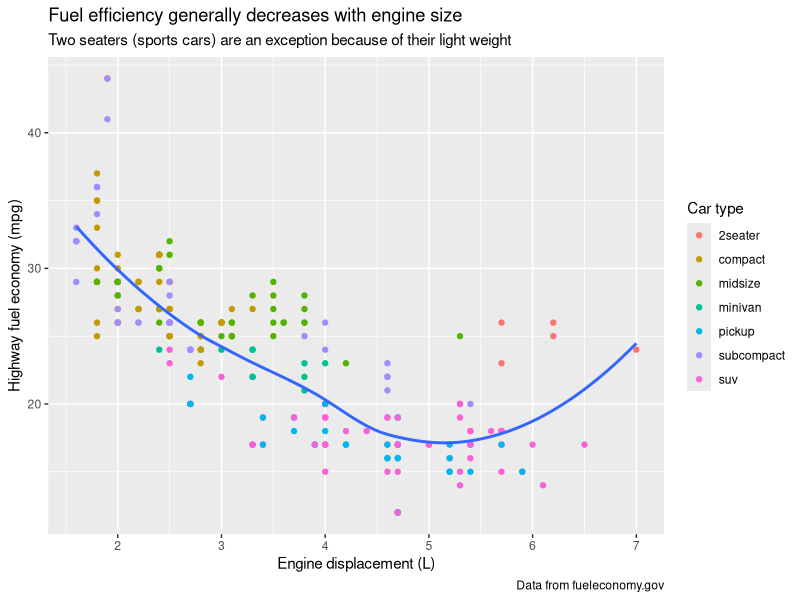
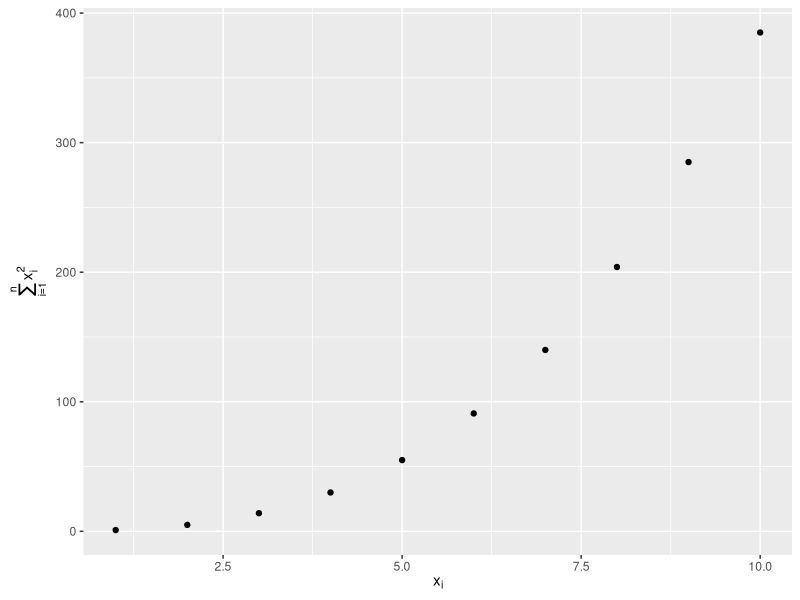

Here is the R script that generated these plots, in order: (Note: this script raises an error after producing the figures.)
## ---- chunk 1
# install.packages(c("patchwork","scales","ggthemes"))
## ---- chunk 2
#| label: setup
#| message: false
library(ggplot2)
library(tidyverse)
library(scales)
library(ggrepel)
library(patchwork)
library(ggthemes)
## ---- chunk 3
#| fig-alt: |
#|   Scatterplot of highway fuel efficiency versus engine size of cars, where
#|   points are colored according to the car class. A smooth curve following
#|   the trajectory of the relationship between highway fuel efficiency versus
#|   engine size of cars is overlaid. The x-axis is labelled "Engine
#|   displacement (L)" and the y-axis is labelled "Highway fuel economy (mpg)".
#|   The legend is labelled "Car type". The plot is titled "Fuel efficiency
#|   generally decreases with engine size". The subtitle is "Two seaters
#|   (sports cars) are an exception because of their light weight" and the
#|   caption is "Data from fueleconomy.gov".

ggplot(mpg, aes(x = displ, y = hwy)) +
  geom_point(aes(color = class)) +
  geom_smooth(se = FALSE) +
  labs(
    x = "Engine displacement (L)",
    y = "Highway fuel economy (mpg)",
    color = "Car type",
    title = "Fuel efficiency generally decreases with engine size",
    subtitle = "Two seaters (sports cars) are an exception because of their light weight",
    caption = "Data from fueleconomy.gov"
  )
## ---- chunk 4
#| fig-asp: 1
#| out-width: "50%"
#| fig-width: 3
#| fig-alt: |
#|   Scatterplot with math text on the x and y axis labels. X-axis label
#|   says x_i, y-axis label says sum of x_i  squared, for i from 1 to n.

df <- tibble(
  x = 1:10,
  y = cumsum(x^2)
)

ggplot(df, aes(x, y)) +
  geom_point() +
  labs(
    x = quote(x[i]),
    y = quote(sum(x[i]^2, i == 1, n))
  )
## ---- chunk 5
# Your code here
## ---- chunk 6
#| label: fuel-economy
#| echo: false
#| fig-cap: Scatterplot of highway versus city fuel efficiency.

knitr::include_graphics("images/fueleconomy.png")
## ---- chunk 7
# Your code here
## ---- chunk 8
# slice_head operates by group, so when n = 1 it means the size of the group
# case_when where the left hand side determines which values match this case and the right hand side provides the replacement value.

label_info <- mpg |>
  group_by(drv) |>
  arrange(desc(displ)) |>
  slice_head(n = 1) |>
  mutate(
    drive_type = case_when(
      drv == "f" ~ "front-wheel drive",
      drv == "r" ~ "rear-wheel drive",
      drv == "4" ~ "4-wheel drive"
    )
  ) |>
  select(displ, hwy, drv, drive_type)

label_info
## ---- chunk 9
#| fig-alt: |
#|   Scatterplot of highway mileage versus engine size where points are colored
#|   by drive type. Smooth curves for each drive type are overlaid.
#|   Text labels identify the curves as front-wheel, rear-wheel, and 4-wheel.

ggplot(mpg, aes(x = displ, y = hwy, color = drv)) +
  geom_point(alpha = 0.3) +
  geom_smooth(se = FALSE) +
  geom_text(
    data = label_info,
    aes(x = displ, y = hwy, label = drive_type),
    fontface = "bold", size = 5, hjust = "right", vjust = "top"
  ) +
  theme(legend.position = "none")
## ---- chunk 10
#| fig-alt: |
#|   Scatterplot of highway fuel efficiency versus engine size of cars, where
#|   points are colored according to the car class. Some points are labelled
#|   with the car's name. The labels are box with white, transparent background
#|   and positioned to not overlap.

ggplot(mpg, aes(x = displ, y = hwy, color = drv)) +
  geom_point(alpha = 0.3) +
  geom_smooth(se = FALSE) +
  geom_label_repel(
    data = label_info,
    aes(x = displ, y = hwy, label = drive_type),
    fontface = "bold",
    size = 5,
    nudge_y = 2
  ) +
  theme(legend.position = "none")
## ---- chunk 11
#| fig-alt: |
#|   Scatterplot of highway fuel efficiency versus engine size of cars. Points
#|   where highway mileage is above 40 as well as above 20 with engine size
#|   above 5 are red, with a hollow red circle, and labelled with model name
#|   of the car.

potential_outliers <- mpg |>
  filter(hwy > 40 | (hwy > 20 & displ > 5))

ggplot(mpg, aes(x = displ, y = hwy)) +
  geom_point() +
  geom_text_repel(data = potential_outliers, aes(label = model)) +
  geom_point(data = potential_outliers, color = "red") +
  geom_point(
    data = potential_outliers,
    color = "red",
    size = 3,
    shape = "circle open"
  )
## ---- chunk 12
trend_text <- "Larger engine sizes tend to have lower fuel economy." |> str_wrap(width = 30)

trend_text
## ---- chunk 13
#| fig-alt: |
#|   Scatterplot of highway fuel efficiency versus engine size of cars. A red
#|   arrow pointing down follows the trend of the points and the annotation
#|   placed next to the arrow reads "Larger engine sizes tend to have lower
#|   fuel economy". The arrow and the annotation text is red.

ggplot(mpg, aes(x = displ, y = hwy)) +
  geom_point() +
  annotate(
    geom = "label", x = 3.5, y = 38,
    label = trend_text,
    hjust = "left", color = "red"
  ) +
  annotate(
    geom = "segment",
    x = 3, y = 35, xend = 5, yend = 25, color = "red",
    arrow = arrow(type = "closed")
  )
## ---- chunk 14
# Your code here
## ---- chunk 15
#| fig-show: hide

ggplot(mpg, aes(displ, hwy)) +
  geom_point()
## ---- chunk 16
# Your code here
## ---- chunk 17
g <- ggplot(mpg, aes(displ, hwy)) +
  geom_point()
## ---- chunk 18
# Your code here
## ---- chunk 19
# Your code here
## ---- chunk 20
# Your code here
## ---- chunk 21
#| label: default-scales
#| fig-show: "hide"

ggplot(mpg, aes(x = displ, y = hwy)) +
  geom_point(aes(color = class))
## ---- chunk 22
#| fig-show: hide

ggplot(mpg, aes(x = displ, y = hwy)) +
  geom_point(aes(color = class)) +
  scale_x_continuous() +
  scale_y_continuous() +
  scale_color_discrete()
## ---- chunk 23
#| fig-alt: |
#|   Scatterplot of highway fuel efficiency versus engine size of cars,
#|   colored by drive. The y-axis has breaks starting at 15 and ending at 40,
#|   increasing by 5.

ggplot(mpg, aes(x = displ, y = hwy, color = drv)) +
  geom_point() +
  scale_y_continuous(breaks = seq(15, 40, by = 5))
## ---- chunk 24
#| fig-alt: |
#|   Scatterplot of highway fuel efficiency versus engine size of cars, colored
#|   by drive. The x and y-axes do not have any labels at the axis ticks.
#|   The legend has custom labels: 4-wheel, front, rear.

ggplot(mpg, aes(x = displ, y = hwy, color = drv)) +
  geom_point() +
  scale_x_continuous(labels = NULL) +
  scale_y_continuous(labels = NULL) +
  scale_color_discrete(labels = c("4" = "4-wheel", "f" = "front", "r" = "rear"))
## ---- chunk 25
#| fig-width: 4
#| fig-alt: |
#|   Two side-by-side box plots of price versus cut of diamonds. The outliers
#|   are transparent. On both plots the x-axis labels are formatted as dollars.
#|   The x-axis labels on the plot start at $0 and go to $15,000, increasing
#|   by $5,000. The x-axis labels on the right plot start at $1K and go to
#|   $19K, increasing by $6K.

ggplot(diamonds, aes(x = price, y = cut)) +
  geom_boxplot(alpha = 0.05) +
  scale_x_continuous(labels = label_dollar()) +
  ggplot(diamonds, aes(x = price, y = cut)) +
  geom_boxplot(alpha = 0.05) +
  scale_x_continuous(
    labels = label_dollar(scale = 1 / 1000, suffix = "K"),
    breaks = seq(1000, 19000, by = 6000)
  )
## ---- chunk 26
#| fig-alt: |
#|   Segmented bar plots of cut, filled with levels of clarity. The y-axis
#|   labels start at 0% and go to 100%, increasing by 25%. The y-axis label
#|   name is "Percentage".

ggplot(diamonds, aes(x = cut, fill = clarity)) +
  geom_bar(position = "fill") +
  scale_y_continuous(name = "Percentage", labels = label_percent())
## ---- chunk 27
#| fig-alt: |
#|   Line plot of id number of presidents versus the year they started their
#|   presidency. Start year is marked with a point and a segment that starts
#|   there and ends at the end of the presidency. The x-axis labels are
#|   formatted as two digit years starting with an apostrophe, e.g., '53.
#|
# here `id` is the ordinal number of the president, e.g. Trump is in the 12th row + 33 = 45th president
presidential |>
  mutate(id = 33 + row_number()) |>
  ggplot(aes(x = start, y = id)) +
  geom_point() +
  geom_segment(aes(xend = end, yend = id)) +
  scale_x_date(name = NULL, breaks = presidential$start, date_labels = "'%y")
## ---- chunk 28
#| fig-width: 10
#| fig-asp: 0.5
#| fig-alt: |
#|   Four scatterplots of highway fuel efficiency versus engine size of cars
#|   where points are colored based on class of car. Clockwise, the legend
#|   is placed on the right, left, top, and bottom of the plot.

base <- ggplot(mpg, aes(x = displ, y = hwy)) +
  geom_point(aes(color = class))

# the default  right, then left
base + theme(legend.position = "right") +
  base + theme(legend.position = "left")

# then top, then bottom
base +
  theme(legend.position = "top") +
  guides(color = guide_legend(nrow = 3)) +
  base +
  theme(legend.position = "bottom") +
  guides(color = guide_legend(nrow = 3))
## ---- chunk 29
#| fig-alt: |
#|   Scatterplot of highway fuel efficiency versus engine size of cars
#|   where points are colored based on class of car. Overlaid on the plot is a
#|   smooth curve. The legend is in the bottom and classes are listed
#|   horizontally in two rows. The points in the legend are larger than the points
#|   in the plot.

ggplot(mpg, aes(x = displ, y = hwy)) +
  geom_point(aes(color = class)) +
  geom_smooth(se = FALSE) +
  theme(legend.position = "bottom") +
  guides(color = guide_legend(nrow = 2, override.aes = list(size = 4)))
## ---- chunk 30
#| fig-width: 7
#| fig-alt: |
#|   Two plots of price versus carat of diamonds. Data binned and the color of
#|   the rectangles representing each bin based on the number of points that
#|   fall into that bin. In the second plot, price and carat values
#|   are logged and the axis labels shows the logged values.

# price vs. caret
ggplot(diamonds, aes(x = carat, y = price)) +
  geom_hex()

# log10 price vs log10 caret
ggplot(diamonds, aes(x = log10(carat), y = log10(price))) +
  geom_hex()
## ---- chunk 31
#| fig-alt: |
#|   Plot of price versus carat of diamonds. Data binned and the color of
#|   the rectangles representing each bin based on the number of points that
#|   fall into that bin. The axis labels are on the original data scale.

ggplot(diamonds, aes(x = carat, y = price)) +
  geom_hex() +
  scale_x_log10() +
  scale_y_log10()
## ---- chunk 32
#| fig-width: 8
#| fig-alt: |
#|   Two scatterplots of highway mileage versus engine size where points are
#|   colored by drive type. The first plot uses the default
#|   `ggplot2` color palette and the plot on the right uses a different color
#|   palette.

# default color palette
ggplot(mpg, aes(x = displ, y = hwy)) +
  geom_point(aes(color = drv))

# RColorBrewer palette
ggplot(mpg, aes(x = displ, y = hwy)) +
  geom_point(aes(color = drv)) +
  scale_color_brewer(palette = "Set1")
## ---- chunk 33
#| fig-alt: |
#|   Two scatterplots of highway mileage versus engine size where both color
#|   and shape of points are based on drive type. The color palette is not
#|   the default `ggplot2` palette.

ggplot(mpg, aes(x = displ, y = hwy)) +
  geom_point(aes(color = drv, shape = drv)) +
  scale_color_brewer(palette = "Dark2")
## ---- chunk 34
#| label: fig-brewer
#| echo: false
#| fig-cap: All colorBrewer scales.
#| fig-asp: 2.5
#| fig-alt: |
#|   All colorBrewer scales. One group goes from light to dark colors.
#|   Another group is a set of non ordinal colors. And the last group has
#|   diverging scales (from dark to light to dark again). Within each set
#|   there are a number of palettes.

par(mar = c(0, 3, 0, 0))
RColorBrewer::display.brewer.all()
## ---- chunk 35
#| fig-alt: |
#|   Line plot of id number of presidents versus the year they started their
#|   presidency. Start year is marked with a point and a segment that starts
#|   there and ends at the end of the presidency. Democratic presidents are
#|   represented in blue and Republicans in red.

presidential |>
  mutate(id = 33 + row_number()) |>
  ggplot(aes(x = start, y = id, color = party)) +
  geom_point() +
  geom_segment(aes(xend = end, yend = id)) +
  scale_color_manual(values = c(Republican = "#E81B23", Democratic = "#00AEF3"))
## ---- chunk 36
#| fig-width: 6
#| fig-alt: |
#|   Three plots.
#|   The first plot uses the default, continuous
#|   `ggplot2` scale. The second plot uses the viridis, continuous scale, and the
#|   third plot uses the viridis, binned scale.

df <- tibble(
  x = rnorm(10000),
  y = rnorm(10000)
)

ggplot(df, aes(x, y, fill = x)) +
  geom_point(shape = 24, size = 3) +
  labs(title = "Default, continuous", x = NULL, y = NULL)

ggplot(df, aes(x, y, fill = x)) +
  geom_point(shape = 24, size = 3) +
  scale_fill_viridis_c() +
  labs(title = "Viridis, continuous", x = NULL, y = NULL)

ggplot(df, aes(x, y, fill = x)) +
  geom_point(shape = 24, size = 3) +
  scale_fill_viridis_b()
labs(title = "Viridis, binned", x = NULL, y = NULL)
## ---- chunk 37
#| fig-width: 8
#| fig-alt: |
#|   On the left, scatterplot of highway mileage vs. displacement, with
#|   displacement. The smooth curve overlaid shows a decreasing, and then
#|   increasing trend, like a hockey stick. On the right, same variables
#|   are plotted with displacement ranging only from 5 to 6 and highway
#|   mileage ranging only from 10 to 25. The smooth curve overlaid shows a
#|   trend that's slightly increasing first and then decreasing.

# All data vs. subsetted data
ggplot(mpg, aes(x = displ, y = hwy)) +
  geom_point(aes(color = drv)) +
  geom_smooth() +
  mpg |>
  filter(displ >= 5 & displ <= 6 & hwy >= 10 & hwy <= 25) |>
  ggplot(aes(x = displ, y = hwy)) +
  geom_point(aes(color = drv)) +
  geom_smooth()
## ---- chunk 38
#| fig-alt: |
#|   On the left, scatterplot of highway mileage vs. displacement, with
#|   displacement ranging from 5 to 6 and highway mileage ranging from
#|   10 to 25. The smooth curve overlaid shows a trend that's slightly
#|   increasing first and then decreasing. On the right, same variables
#|   are plotted with the same limits, however the smooth curve overlaid
#|   shows a relatively flat trend with a slight increase at the end.

# Limiting scale (equivalent to subsetting) vs. zooming in on data
ggplot(mpg, aes(x = displ, y = hwy)) +
  geom_point(aes(color = drv)) +
  geom_smooth() +
  scale_x_continuous(limits = c(5, 6)) +
  scale_y_continuous(limits = c(10, 25)) +
  ggplot(mpg, aes(x = displ, y = hwy)) +
  geom_point(aes(color = drv)) +
  geom_smooth() +
  coord_cartesian(xlim = c(5, 6), ylim = c(10, 25))
## ---- chunk 39
#| fig-alt: |
#|   On the left, a scatterplot of highway mileage vs. displacement of SUVs.
#|   On the right, a scatterplot of the same variables for compact cars.
#|   Points are colored by drive type for both plots. Among SUVs more of
#|   the cars are 4-wheel drive and the others are rear-wheel drive, while
#|   among compact cars more of the cars are front-wheel drive and the others
#|   are 4-wheel drive. SUV plot shows a clear negative relationship
#|   between higway mileage and displacement while in the compact cars plot
#|   the relationship is much flatter.

suv <- mpg |> filter(class == "suv")
compact <- mpg |> filter(class == "compact")

# suv vs compact
ggplot(suv, aes(x = displ, y = hwy, color = drv)) +
  geom_point() +
  ggplot(compact, aes(x = displ, y = hwy, color = drv)) +
  geom_point()
## ---- chunk 40
#| fig-alt: |
#|   On the left, a scatterplot of highway mileage vs. displacement of SUVs.
#|   On the right, a scatterplot of the same variables for compact cars.
#|   Points are colored by drive type for both plots. Both plots are plotted
#|   on the same scale for highway mileage, displacement, and drive type,
#|   resulting in the legend showing all three types (front, rear, and 4-wheel
#|   drive) for both plots even though there are no front-wheel drive SUVs and
#|   no rear-wheel drive compact cars. Since the x and y scales are the same,
#|   and go well beyond minimum or maximum highway mileage and displacement,
#|   the points do not take up the entire plotting area.

x_scale <- scale_x_continuous(limits = range(mpg$displ))
y_scale <- scale_y_continuous(limits = range(mpg$hwy))
col_scale <- scale_color_discrete(limits = unique(mpg$drv))

# suv vs. compact on the same scale
ggplot(suv, aes(x = displ, y = hwy, color = drv)) +
  geom_point() +
  x_scale +
  y_scale +
  col_scale +
  ggplot(compact, aes(x = displ, y = hwy, color = drv)) +
  geom_point() +
  x_scale +
  y_scale +
  col_scale
## ---- chunk 41
#| fig-show: "hide"

df <- tibble(
  x = rnorm(10000),
  y = rnorm(10000)
)

ggplot(df) +
  geom_point(aes(x = x, y = y, fill = x)) +
  scale_fill_gradient(low = "yellow", high = "red")
## ---- chunk 42
# Your code here
## ---- chunk 43
#| fig-show: hide

ggplot(diamonds, aes(x = carat, y = price)) +
  geom_point(aes(color = cut), alpha = 1 / 20)
## ---- chunk 44
# Your code here
## ---- chunk 45
#| fig-alt: |
#|   Scatterplot of highway mileage vs. displacement of cars, colored by class
#|   of car. The plot background is white, with gray grid lines.

ggplot(mpg, aes(x = displ, y = hwy)) +
  geom_point(aes(color = class)) +
  geom_smooth(se = FALSE) +
  theme_classic()
## ---- chunk 46
#| label: fig-themes
#| echo: false
#| fig-cap: The eight themes built-in to `ggplot2`.
#| fig-alt: |
#|   Eight barplots created with `ggplot2`, each
#|   with one of the eight built-in themes:
#|   theme_bw() - White background with grid lines,
#|   theme_light() - Light axes and grid lines,
#|   theme_classic() - Classic theme, axes but no grid
#|   lines, theme_linedraw() - Only black lines,
#|   theme_dark() - Dark background for contrast,
#|   theme_minimal() - Minimal theme, no background,
#|   theme_gray() - Gray background (default theme),
#|   theme_void() - Empty theme, only geoms are visible.

knitr::include_graphics("images/visualization-themes.png")
## ---- chunk 47
#| fig-alt: |
#|   Scatterplot of highway fuel efficiency versus engine size of cars, colored
#|   by drive. The plot is titled 'Larger engine sizes tend to have lower fuel
#|   economy' with the caption pointing to the source of the data, fueleconomy.gov.
#|   The caption and title are left justified, the legend is inside of the plot
#|   with a black border.

ggplot(mpg, aes(x = displ, y = hwy, color = drv)) +
  geom_point() +
  labs(
    title = "Larger engine sizes tend to have lower fuel economy",
    caption = "Source: https://fueleconomy.gov."
  ) +
  theme(
    legend.position = c(0.6, 0.7),
    legend.direction = "horizontal",
    legend.box.background = element_rect(color = "black"),
    plot.title = element_text(face = "bold"),
    plot.title.position = "plot",
    plot.caption.position = "plot",
    plot.caption = element_text(hjust = 0)
  )
## ---- chunk 48
#| fig-show: hide

ggplot(mpg, aes(x = displ, y = hwy, color = drv)) +
  geom_point() +
  labs(
    title = "Larger engine sizes tend to have lower fuel economy",
    caption = "Source: https://fueleconomy.gov."
  )
## ---- chunk 49
# Your code here
## ---- chunk 50
# Your code here
## ---- chunk 51
#| fig-width: 6
#| fig-asp: 0.5
#| fig-alt: |
#|   Two plots (a scatterplot of highway mileage versus engine size and a
#|   side-by-side boxplots of highway mileage versus drive train) placed next
#|   to each other.

p1 <- ggplot(mpg, aes(x = displ, y = hwy)) +
  geom_point() +
  labs(title = "Plot 1")
p2 <- ggplot(mpg, aes(x = drv, y = hwy)) +
  geom_boxplot() +
  labs(title = "Plot 2")
p1 + p2
## ---- chunk 52
#| fig-width: 6
#| fig-asp: 0.8
#| fig-alt: |
#|   Three plots laid out such that first and third plot are next to each other
#|   and the second plot stretched beneath them. The first plot is a
#|   scatterplot of highway mileage versus engine size, third plot is a
#|   scatterplot of highway mileage versus city mileage, and the third plot is
#|   side-by-side boxplots of highway mileage versus drive train) placed next
#|   to each other.

p3 <- ggplot(mpg, aes(x = cty, y = hwy)) +
  geom_point() +
  labs(title = "Plot 3")
(p1 | p3) / p2
## ---- chunk 53
#| fig-width: 8
#| fig-asp: 1
#| fig-alt: |
#|   Five plots laid out such that first two plots are next to each other. Plots
#|   three and four are underneath them. And the fifth plot stretches under them.
#|   The patchworked plot is titled "City and highway mileage for cars with
#|   different drive trains" and captioned "Source: https://fueleconomy.gov".
#|   The first two plots are side-by-side box plots. Plots 3 and 4 are density
#|   plots. And the fifth plot is a faceted scatterplot. Each of these plots show
#|   geoms colored by drive train, but the patchworked plot has only one legend
#|   that applies to all of them, above the plots and beneath the title.

p1 <- ggplot(mpg, aes(x = drv, y = cty, color = drv)) +
  geom_boxplot(show.legend = FALSE) +
  labs(title = "Plot 1")

p2 <- ggplot(mpg, aes(x = drv, y = hwy, color = drv)) +
  geom_boxplot(show.legend = FALSE) +
  labs(title = "Plot 2")

p3 <- ggplot(mpg, aes(x = cty, color = drv, fill = drv)) +
  geom_density(alpha = 0.5) +
  labs(title = "Plot 3")

p4 <- ggplot(mpg, aes(x = hwy, color = drv, fill = drv)) +
  geom_density(alpha = 0.5) +
  labs(title = "Plot 4")

p5 <- ggplot(mpg, aes(x = cty, y = hwy, color = drv)) +
  geom_point(show.legend = FALSE) +
  facet_wrap(~drv) +
  labs(title = "Plot 5")

(
  guide_area() / (p1 + p2) / (p3 + p4) / p5
) +
  plot_annotation(
    title = "City and highway mileage for cars with different drive trains",
    caption = "Source: https://fueleconomy.gov."
  ) +
  plot_layout(
    guides = "collect",
    heights = c(1, 3, 2, 4)
  ) &
  theme(legend.position = "top")
## ---- chunk 54
p1 <- ggplot(mpg, aes(x = displ, y = hwy)) +
  geom_point() +
  labs(title = "Plot 1")
p2 <- ggplot(mpg, aes(x = drv, y = hwy)) +
  geom_boxplot() +
  labs(title = "Plot 2")
p3 <- ggplot(mpg, aes(x = cty, y = hwy)) +
  geom_point() +
  labs(title = "Plot 3")

(p1 | p2) / p3
## ---- chunk 55
# Your code here
## ---- chunk 56
#| label: 3-plots
#| echo: false
#| fig-cap: Scatterplot of highway versus city fuel efficiency.

knitr::include_graphics("images/3plots.png")
## ---- chunk 57
# Your code here
